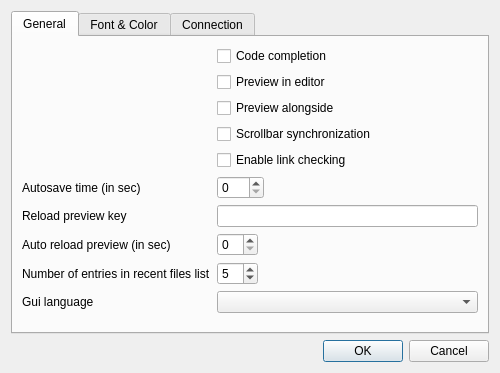
<?xml version="1.0" encoding="UTF-8"?>
<ui version="4.0">
 <class>CSettingsDialog</class>
 <widget class="QDialog" name="CSettingsDialog">
  <property name="geometry">
   <rect>
    <x>0</x>
    <y>0</y>
    <width>500</width>
    <height>373</height>
   </rect>
  </property>
  <property name="windowTitle">
   <string>Preferences</string>
  </property>
  <property name="windowIcon">
   <iconset resource="res/inyokaedit_resources.qrc">
    <normaloff>:/images/inyokaedit_64x64.png</normaloff>:/images/inyokaedit_64x64.png</iconset>
  </property>
  <property name="locale">
   <locale language="English" country="UnitedKingdom"/>
  </property>
  <layout class="QVBoxLayout" name="verticalLayout">
   <item>
    <widget class="QTabWidget" name="tabWidget">
     <property name="currentIndex">
      <number>0</number>
     </property>
     <widget class="QWidget" name="generalTab">
      <attribute name="title">
       <string>General</string>
      </attribute>
      <layout class="QFormLayout" name="formLayout_3">
       <property name="fieldGrowthPolicy">
        <enum>QFormLayout::ExpandingFieldsGrow</enum>
       </property>
       <item row="0" column="1">
        <widget class="QCheckBox" name="codeCompletionCheck">
         <property name="text">
          <string>Code completion</string>
         </property>
        </widget>
       </item>
       <item row="4" column="1">
        <widget class="QCheckBox" name="linkCheckingCheck">
         <property name="text">
          <string>Enable link checking</string>
         </property>
        </widget>
       </item>
       <item row="3" column="1">
        <widget class="QCheckBox" name="scrollbarSyncCheck">
         <property name="text">
          <string>Scrollbar synchronization</string>
         </property>
        </widget>
       </item>
       <item row="2" column="1">
        <widget class="QCheckBox" name="previewAlongsideCheck">
         <property name="text">
          <string>Preview alongside</string>
         </property>
        </widget>
       </item>
       <item row="1" column="1">
        <widget class="QCheckBox" name="previewInEditorCheck">
         <property name="text">
          <string>Preview in editor</string>
         </property>
        </widget>
       </item>
       <item row="5" column="0">
        <widget class="QLabel" name="autosaveLabel">
         <property name="text">
          <string>Autosave time (in sec)</string>
         </property>
        </widget>
       </item>
       <item row="6" column="0">
        <widget class="QLabel" name="reloadPreviewKeyLabel">
         <property name="text">
          <string>Reload preview key</string>
         </property>
        </widget>
       </item>
       <item row="7" column="0">
        <widget class="QLabel" name="timedPreviewLabel">
         <property name="text">
          <string>Auto reload preview (in sec)</string>
         </property>
        </widget>
       </item>
       <item row="8" column="0">
        <widget class="QLabel" name="numberRecentFilesLabel">
         <property name="text">
          <string>Number of entries in recent files list</string>
         </property>
        </widget>
       </item>
       <item row="5" column="1">
        <widget class="QSpinBox" name="autosaveEdit">
         <property name="toolTip">
          <string>Time which to autosave an article after (sec, 0 means disabled)</string>
         </property>
         <property name="maximum">
          <number>999</number>
         </property>
        </widget>
       </item>
       <item row="6" column="1">
        <widget class="QLineEdit" name="reloadPreviewKeyEdit">
         <property name="toolTip">
          <string>Select input box and press the desired reload key. Press DEL to remove the key.</string>
         </property>
        </widget>
       </item>
       <item row="7" column="1">
        <widget class="QSpinBox" name="timedPreviewsEdit"/>
       </item>
       <item row="8" column="1">
        <widget class="QSpinBox" name="numberRecentFilesEdit">
         <property name="value">
          <number>5</number>
         </property>
        </widget>
       </item>
       <item row="9" column="0">
        <widget class="QLabel" name="GuiLangLabel">
         <property name="text">
          <string>Gui language</string>
         </property>
        </widget>
       </item>
       <item row="9" column="1">
        <widget class="QComboBox" name="GuiLangCombo">
         <property name="sizePolicy">
          <sizepolicy hsizetype="Expanding" vsizetype="Fixed">
           <horstretch>0</horstretch>
           <verstretch>0</verstretch>
          </sizepolicy>
         </property>
        </widget>
       </item>
      </layout>
     </widget>
     <widget class="QWidget" name="fontTab">
      <attribute name="title">
       <string>Font &amp;&amp; Color</string>
      </attribute>
      <layout class="QFormLayout" name="formLayout_2">
       <property name="fieldGrowthPolicy">
        <enum>QFormLayout::ExpandingFieldsGrow</enum>
       </property>
       <item row="0" column="0">
        <widget class="QLabel" name="fontFamilyLabel">
         <property name="text">
          <string>Font</string>
         </property>
        </widget>
       </item>
       <item row="0" column="1">
        <widget class="QFontComboBox" name="fontComboBox"/>
       </item>
       <item row="1" column="0">
        <widget class="QLabel" name="fontSizeLabel">
         <property name="text">
          <string>Font size</string>
         </property>
        </widget>
       </item>
       <item row="1" column="1">
        <widget class="QDoubleSpinBox" name="fontSizeEdit">
         <property name="decimals">
          <number>1</number>
         </property>
        </widget>
       </item>
       <item row="2" column="0" colspan="2">
        <widget class="Line" name="line2">
         <property name="orientation">
          <enum>Qt::Horizontal</enum>
         </property>
        </widget>
       </item>
       <item row="3" column="0">
        <widget class="QLabel" name="styleLabel">
         <property name="text">
          <string>Style</string>
         </property>
        </widget>
       </item>
       <item row="3" column="1">
        <widget class="QComboBox" name="styleFilesBox"/>
       </item>
       <item row="4" column="0" colspan="2">
        <widget class="QTableWidget" name="styleTable">
         <property name="sizePolicy">
          <sizepolicy hsizetype="Expanding" vsizetype="Expanding">
           <horstretch>0</horstretch>
           <verstretch>1</verstretch>
          </sizepolicy>
         </property>
         <property name="alternatingRowColors">
          <bool>true</bool>
         </property>
         <property name="selectionMode">
          <enum>QAbstractItemView::NoSelection</enum>
         </property>
         <property name="rowCount">
          <number>14</number>
         </property>
         <property name="columnCount">
          <number>4</number>
         </property>
         <attribute name="horizontalHeaderDefaultSectionSize">
          <number>80</number>
         </attribute>
         <row/>
         <row/>
         <row/>
         <row/>
         <row/>
         <row/>
         <row/>
         <row/>
         <row/>
         <row/>
         <row/>
         <row/>
         <row/>
         <row/>
         <column/>
         <column/>
         <column/>
         <column/>
         <item row="0" column="0">
          <property name="text">
           <string/>
          </property>
         </item>
         <item row="0" column="1">
          <property name="text">
           <string notr="true">---</string>
          </property>
          <property name="textAlignment">
           <set>AlignHCenter|AlignVCenter|AlignCenter</set>
          </property>
          <property name="flags">
           <set>NoItemFlags</set>
          </property>
         </item>
         <item row="0" column="2">
          <property name="text">
           <string notr="true">---</string>
          </property>
          <property name="textAlignment">
           <set>AlignHCenter|AlignVCenter|AlignCenter</set>
          </property>
          <property name="flags">
           <set>NoItemFlags</set>
          </property>
         </item>
         <item row="0" column="3">
          <property name="text">
           <string notr="true">---</string>
          </property>
          <property name="textAlignment">
           <set>AlignHCenter|AlignVCenter|AlignCenter</set>
          </property>
          <property name="flags">
           <set>NoItemFlags</set>
          </property>
         </item>
         <item row="1" column="0">
          <property name="text">
           <string/>
          </property>
         </item>
         <item row="1" column="1">
          <property name="text">
           <string notr="true">---</string>
          </property>
          <property name="textAlignment">
           <set>AlignHCenter|AlignVCenter|AlignCenter</set>
          </property>
          <property name="flags">
           <set>NoItemFlags</set>
          </property>
         </item>
         <item row="1" column="2">
          <property name="text">
           <string notr="true">---</string>
          </property>
          <property name="textAlignment">
           <set>AlignHCenter|AlignVCenter|AlignCenter</set>
          </property>
          <property name="flags">
           <set>NoItemFlags</set>
          </property>
         </item>
         <item row="1" column="3">
          <property name="text">
           <string notr="true">---</string>
          </property>
          <property name="textAlignment">
           <set>AlignHCenter|AlignVCenter|AlignCenter</set>
          </property>
          <property name="flags">
           <set>NoItemFlags</set>
          </property>
         </item>
         <item row="2" column="0">
          <property name="text">
           <string/>
          </property>
         </item>
         <item row="2" column="1">
          <property name="text">
           <string/>
          </property>
          <property name="checkState">
           <enum>Unchecked</enum>
          </property>
          <property name="flags">
           <set>ItemIsUserCheckable|ItemIsEnabled</set>
          </property>
         </item>
         <item row="2" column="2">
          <property name="text">
           <string/>
          </property>
          <property name="textAlignment">
           <set>AlignLeft|AlignVCenter</set>
          </property>
          <property name="checkState">
           <enum>Unchecked</enum>
          </property>
          <property name="flags">
           <set>ItemIsUserCheckable|ItemIsEnabled</set>
          </property>
         </item>
         <item row="2" column="3">
          <property name="text">
           <string/>
          </property>
         </item>
         <item row="3" column="0">
          <property name="text">
           <string/>
          </property>
         </item>
         <item row="3" column="1">
          <property name="text">
           <string/>
          </property>
          <property name="checkState">
           <enum>Unchecked</enum>
          </property>
          <property name="flags">
           <set>ItemIsUserCheckable|ItemIsEnabled</set>
          </property>
         </item>
         <item row="3" column="2">
          <property name="text">
           <string/>
          </property>
          <property name="checkState">
           <enum>Unchecked</enum>
          </property>
          <property name="flags">
           <set>ItemIsUserCheckable|ItemIsEnabled</set>
          </property>
         </item>
         <item row="3" column="3">
          <property name="text">
           <string/>
          </property>
         </item>
         <item row="4" column="0">
          <property name="text">
           <string/>
          </property>
         </item>
         <item row="4" column="1">
          <property name="text">
           <string/>
          </property>
          <property name="checkState">
           <enum>Unchecked</enum>
          </property>
          <property name="flags">
           <set>ItemIsUserCheckable|ItemIsEnabled</set>
          </property>
         </item>
         <item row="4" column="2">
          <property name="text">
           <string/>
          </property>
          <property name="checkState">
           <enum>Unchecked</enum>
          </property>
          <property name="flags">
           <set>ItemIsUserCheckable|ItemIsEnabled</set>
          </property>
         </item>
         <item row="4" column="3">
          <property name="text">
           <string/>
          </property>
         </item>
         <item row="5" column="0">
          <property name="text">
           <string/>
          </property>
         </item>
         <item row="5" column="1">
          <property name="text">
           <string/>
          </property>
          <property name="checkState">
           <enum>Unchecked</enum>
          </property>
          <property name="flags">
           <set>ItemIsUserCheckable|ItemIsEnabled</set>
          </property>
         </item>
         <item row="5" column="2">
          <property name="text">
           <string/>
          </property>
          <property name="checkState">
           <enum>Unchecked</enum>
          </property>
          <property name="flags">
           <set>ItemIsUserCheckable|ItemIsEnabled</set>
          </property>
         </item>
         <item row="5" column="3">
          <property name="text">
           <string/>
          </property>
         </item>
         <item row="6" column="0">
          <property name="text">
           <string/>
          </property>
         </item>
         <item row="6" column="1">
          <property name="text">
           <string/>
          </property>
          <property name="checkState">
           <enum>Unchecked</enum>
          </property>
          <property name="flags">
           <set>ItemIsUserCheckable|ItemIsEnabled</set>
          </property>
         </item>
         <item row="6" column="2">
          <property name="text">
           <string/>
          </property>
          <property name="checkState">
           <enum>Unchecked</enum>
          </property>
          <property name="flags">
           <set>ItemIsUserCheckable|ItemIsEnabled</set>
          </property>
         </item>
         <item row="6" column="3">
          <property name="text">
           <string/>
          </property>
         </item>
         <item row="7" column="0">
          <property name="text">
           <string/>
          </property>
         </item>
         <item row="7" column="1">
          <property name="text">
           <string/>
          </property>
          <property name="checkState">
           <enum>Unchecked</enum>
          </property>
          <property name="flags">
           <set>ItemIsUserCheckable|ItemIsEnabled</set>
          </property>
         </item>
         <item row="7" column="2">
          <property name="text">
           <string/>
          </property>
          <property name="checkState">
           <enum>Unchecked</enum>
          </property>
          <property name="flags">
           <set>ItemIsUserCheckable|ItemIsEnabled</set>
          </property>
         </item>
         <item row="7" column="3">
          <property name="text">
           <string/>
          </property>
         </item>
         <item row="8" column="0">
          <property name="text">
           <string/>
          </property>
         </item>
         <item row="8" column="1">
          <property name="text">
           <string/>
          </property>
          <property name="checkState">
           <enum>Unchecked</enum>
          </property>
          <property name="flags">
           <set>ItemIsUserCheckable|ItemIsEnabled</set>
          </property>
         </item>
         <item row="8" column="2">
          <property name="text">
           <string/>
          </property>
          <property name="checkState">
           <enum>Unchecked</enum>
          </property>
          <property name="flags">
           <set>ItemIsUserCheckable|ItemIsEnabled</set>
          </property>
         </item>
         <item row="8" column="3">
          <property name="text">
           <string/>
          </property>
         </item>
         <item row="9" column="0">
          <property name="text">
           <string/>
          </property>
         </item>
         <item row="9" column="1">
          <property name="text">
           <string/>
          </property>
          <property name="checkState">
           <enum>Unchecked</enum>
          </property>
          <property name="flags">
           <set>ItemIsUserCheckable|ItemIsEnabled</set>
          </property>
         </item>
         <item row="9" column="2">
          <property name="text">
           <string/>
          </property>
          <property name="checkState">
           <enum>Unchecked</enum>
          </property>
          <property name="flags">
           <set>ItemIsUserCheckable|ItemIsEnabled</set>
          </property>
         </item>
         <item row="9" column="3">
          <property name="text">
           <string/>
          </property>
         </item>
         <item row="10" column="0">
          <property name="text">
           <string/>
          </property>
         </item>
         <item row="10" column="1">
          <property name="text">
           <string/>
          </property>
          <property name="checkState">
           <enum>Unchecked</enum>
          </property>
          <property name="flags">
           <set>ItemIsUserCheckable|ItemIsEnabled</set>
          </property>
         </item>
         <item row="10" column="2">
          <property name="text">
           <string/>
          </property>
          <property name="checkState">
           <enum>Unchecked</enum>
          </property>
          <property name="flags">
           <set>ItemIsUserCheckable|ItemIsEnabled</set>
          </property>
         </item>
         <item row="10" column="3">
          <property name="text">
           <string/>
          </property>
         </item>
         <item row="11" column="0">
          <property name="text">
           <string/>
          </property>
         </item>
         <item row="11" column="1">
          <property name="text">
           <string/>
          </property>
          <property name="checkState">
           <enum>Unchecked</enum>
          </property>
          <property name="flags">
           <set>ItemIsUserCheckable|ItemIsEnabled</set>
          </property>
         </item>
         <item row="11" column="2">
          <property name="text">
           <string/>
          </property>
          <property name="checkState">
           <enum>Unchecked</enum>
          </property>
          <property name="flags">
           <set>ItemIsUserCheckable|ItemIsEnabled</set>
          </property>
         </item>
         <item row="11" column="3">
          <property name="text">
           <string/>
          </property>
         </item>
         <item row="12" column="0">
          <property name="text">
           <string/>
          </property>
         </item>
         <item row="12" column="1">
          <property name="text">
           <string/>
          </property>
          <property name="checkState">
           <enum>Unchecked</enum>
          </property>
          <property name="flags">
           <set>ItemIsUserCheckable|ItemIsEnabled</set>
          </property>
         </item>
         <item row="12" column="2">
          <property name="text">
           <string/>
          </property>
          <property name="checkState">
           <enum>Unchecked</enum>
          </property>
          <property name="flags">
           <set>ItemIsUserCheckable|ItemIsEnabled</set>
          </property>
         </item>
         <item row="12" column="3">
          <property name="text">
           <string/>
          </property>
         </item>
         <item row="13" column="0">
          <property name="text">
           <string/>
          </property>
         </item>
         <item row="13" column="1">
          <property name="text">
           <string/>
          </property>
          <property name="checkState">
           <enum>Unchecked</enum>
          </property>
          <property name="flags">
           <set>ItemIsUserCheckable|ItemIsEnabled</set>
          </property>
         </item>
         <item row="13" column="2">
          <property name="text">
           <string/>
          </property>
          <property name="checkState">
           <enum>Unchecked</enum>
          </property>
          <property name="flags">
           <set>ItemIsUserCheckable|ItemIsEnabled</set>
          </property>
         </item>
         <item row="13" column="3">
          <property name="text">
           <string/>
          </property>
         </item>
        </widget>
       </item>
      </layout>
     </widget>
     <widget class="QWidget" name="lastOpenedTab">
      <attribute name="title">
       <string>Connection</string>
      </attribute>
      <layout class="QFormLayout" name="formLayout">
       <property name="fieldGrowthPolicy">
        <enum>QFormLayout::AllNonFixedFieldsGrow</enum>
       </property>
       <item row="0" column="0">
        <widget class="QLabel" name="inyokaUrlLabel">
         <property name="text">
          <string>URL to Inyoka wiki</string>
         </property>
        </widget>
       </item>
       <item row="0" column="1">
        <widget class="QLineEdit" name="inyokaUrlEdit"/>
       </item>
       <item row="1" column="1">
        <widget class="QCheckBox" name="articleImageDownloadCheck">
         <property name="text">
          <string>Download article images automatically</string>
         </property>
        </widget>
       </item>
       <item row="2" column="0" colspan="2">
        <widget class="Line" name="line">
         <property name="orientation">
          <enum>Qt::Horizontal</enum>
         </property>
        </widget>
       </item>
       <item row="3" column="0">
        <widget class="QLabel" name="proxyHostNameLabel">
         <property name="text">
          <string>Proxy host name</string>
         </property>
        </widget>
       </item>
       <item row="3" column="1">
        <widget class="QLineEdit" name="proxyHostNameEdit"/>
       </item>
       <item row="4" column="0">
        <widget class="QLabel" name="proxyPortLabel">
         <property name="text">
          <string>Port</string>
         </property>
        </widget>
       </item>
       <item row="4" column="1">
        <widget class="QSpinBox" name="proxyPortSpinBox">
         <property name="maximum">
          <number>99999</number>
         </property>
        </widget>
       </item>
       <item row="5" column="0">
        <widget class="QLabel" name="proxyUserNameLabel">
         <property name="text">
          <string>User name</string>
         </property>
        </widget>
       </item>
       <item row="5" column="1">
        <widget class="QLineEdit" name="proxyUserNameEdit"/>
       </item>
       <item row="6" column="0">
        <widget class="QLabel" name="proxyPasswordLabel">
         <property name="text">
          <string>Password</string>
         </property>
        </widget>
       </item>
       <item row="6" column="1">
        <widget class="QLineEdit" name="proxyPasswordEdit">
         <property name="echoMode">
          <enum>QLineEdit::Normal</enum>
         </property>
        </widget>
       </item>
       <item row="7" column="1">
        <widget class="QLabel" name="proxyPasswordHintLabel">
         <property name="text">
          <string>&lt;html&gt;&lt;head/&gt;&lt;body&gt;&lt;p&gt;&lt;span style=&quot; font-size:8pt; color:#ff0000;&quot;&gt;Attention: Password not encrypted!&lt;/span&gt;&lt;/p&gt;&lt;/body&gt;&lt;/html&gt;</string>
         </property>
        </widget>
       </item>
       <item row="8" column="0" colspan="2">
        <widget class="Line" name="line3">
         <property name="orientation">
          <enum>Qt::Horizontal</enum>
         </property>
        </widget>
       </item>
       <item row="9" column="1">
        <widget class="QCheckBox" name="WindowsUpdateCheck">
         <property name="text">
          <string>Check for updates (Windows only)</string>
         </property>
        </widget>
       </item>
      </layout>
     </widget>
    </widget>
   </item>
   <item>
    <widget class="QDialogButtonBox" name="buttonBox">
     <property name="orientation">
      <enum>Qt::Horizontal</enum>
     </property>
     <property name="standardButtons">
      <set>QDialogButtonBox::Cancel|QDialogButtonBox::Ok</set>
     </property>
    </widget>
   </item>
  </layout>
 </widget>
 <resources>
  <include location="res/inyokaedit_resources.qrc"/>
 </resources>
 <connections>
  <connection>
   <sender>buttonBox</sender>
   <signal>accepted()</signal>
   <receiver>CSettingsDialog</receiver>
   <slot>accept()</slot>
   <hints>
    <hint type="sourcelabel">
     <x>228</x>
     <y>352</y>
    </hint>
    <hint type="destinationlabel">
     <x>228</x>
     <y>184</y>
    </hint>
   </hints>
  </connection>
  <connection>
   <sender>buttonBox</sender>
   <signal>rejected()</signal>
   <receiver>CSettingsDialog</receiver>
   <slot>reject()</slot>
   <hints>
    <hint type="sourcelabel">
     <x>228</x>
     <y>352</y>
    </hint>
    <hint type="destinationlabel">
     <x>228</x>
     <y>184</y>
    </hint>
   </hints>
  </connection>
 </connections>
</ui>
